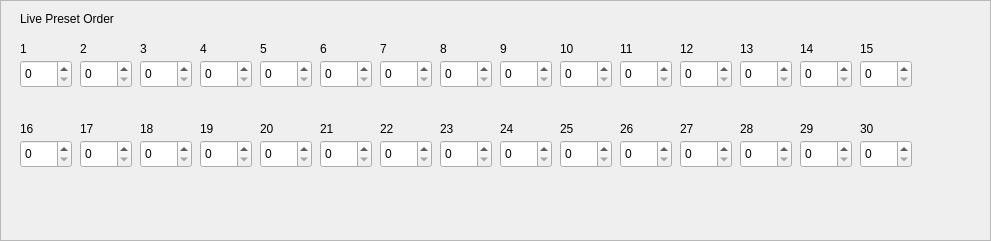
    <widget class="QFrame" name="frame_37">
     <property name="geometry">
      <rect>
       <x>10</x>
       <y>370</y>
       <width>991</width>
       <height>241</height>
      </rect>
     </property>
     <property name="frameShape">
      <enum>QFrame::StyledPanel</enum>
     </property>
     <property name="frameShadow">
      <enum>QFrame::Raised</enum>
     </property>
     <widget class="QLabel" name="label_125">
      <property name="geometry">
       <rect>
        <x>20</x>
        <y>10</y>
        <width>121</width>
        <height>18</height>
       </rect>
      </property>
      <property name="text">
       <string>Live Preset Order</string>
      </property>
     </widget>
     <widget class="QSpinBox" name="spinBox_LivePreset0">
      <property name="geometry">
       <rect>
        <x>20</x>
        <y>60</y>
        <width>52</width>
        <height>28</height>
       </rect>
      </property>
     </widget>
     <widget class="QLabel" name="label_126">
      <property name="geometry">
       <rect>
        <x>20</x>
        <y>40</y>
        <width>21</width>
        <height>18</height>
       </rect>
      </property>
      <property name="text">
       <string>1</string>
      </property>
     </widget>
     <widget class="QLabel" name="label_127">
      <property name="geometry">
       <rect>
        <x>80</x>
        <y>40</y>
        <width>21</width>
        <height>18</height>
       </rect>
      </property>
      <property name="text">
       <string>2</string>
      </property>
     </widget>
     <widget class="QSpinBox" name="spinBox_LivePreset1">
      <property name="geometry">
       <rect>
        <x>80</x>
        <y>60</y>
        <width>52</width>
        <height>28</height>
       </rect>
      </property>
     </widget>
     <widget class="QLabel" name="label_128">
      <property name="geometry">
       <rect>
        <x>140</x>
        <y>40</y>
        <width>21</width>
        <height>18</height>
       </rect>
      </property>
      <property name="text">
       <string>3</string>
      </property>
     </widget>
     <widget class="QSpinBox" name="spinBox_LivePreset2">
      <property name="geometry">
       <rect>
        <x>140</x>
        <y>60</y>
        <width>52</width>
        <height>28</height>
       </rect>
      </property>
     </widget>
     <widget class="QLabel" name="label_129">
      <property name="geometry">
       <rect>
        <x>200</x>
        <y>40</y>
        <width>21</width>
        <height>18</height>
       </rect>
      </property>
      <property name="text">
       <string>4</string>
      </property>
     </widget>
     <widget class="QSpinBox" name="spinBox_LivePreset3">
      <property name="geometry">
       <rect>
        <x>200</x>
        <y>60</y>
        <width>52</width>
        <height>28</height>
       </rect>
      </property>
     </widget>
     <widget class="QLabel" name="label_130">
      <property name="geometry">
       <rect>
        <x>260</x>
        <y>40</y>
        <width>21</width>
        <height>18</height>
       </rect>
      </property>
      <property name="text">
       <string>5</string>
      </property>
     </widget>
     <widget class="QSpinBox" name="spinBox_LivePreset4">
      <property name="geometry">
       <rect>
        <x>260</x>
        <y>60</y>
        <width>52</width>
        <height>28</height>
       </rect>
      </property>
     </widget>
     <widget class="QLabel" name="label_131">
      <property name="geometry">
       <rect>
        <x>320</x>
        <y>40</y>
        <width>21</width>
        <height>18</height>
       </rect>
      </property>
      <property name="text">
       <string>6</string>
      </property>
     </widget>
     <widget class="QSpinBox" name="spinBox_LivePreset5">
      <property name="geometry">
       <rect>
        <x>320</x>
        <y>60</y>
        <width>52</width>
        <height>28</height>
       </rect>
      </property>
     </widget>
     <widget class="QLabel" name="label_132">
      <property name="geometry">
       <rect>
        <x>380</x>
        <y>40</y>
        <width>21</width>
        <height>18</height>
       </rect>
      </property>
      <property name="text">
       <string>7</string>
      </property>
     </widget>
     <widget class="QSpinBox" name="spinBox_LivePreset6">
      <property name="geometry">
       <rect>
        <x>380</x>
        <y>60</y>
        <width>52</width>
        <height>28</height>
       </rect>
      </property>
     </widget>
     <widget class="QLabel" name="label_133">
      <property name="geometry">
       <rect>
        <x>440</x>
        <y>40</y>
        <width>21</width>
        <height>18</height>
       </rect>
      </property>
      <property name="text">
       <string>8</string>
      </property>
     </widget>
     <widget class="QSpinBox" name="spinBox_LivePreset7">
      <property name="geometry">
       <rect>
        <x>440</x>
        <y>60</y>
        <width>52</width>
        <height>28</height>
       </rect>
      </property>
     </widget>
     <widget class="QLabel" name="label_134">
      <property name="geometry">
       <rect>
        <x>500</x>
        <y>40</y>
        <width>21</width>
        <height>18</height>
       </rect>
      </property>
      <property name="text">
       <string>9</string>
      </property>
     </widget>
     <widget class="QSpinBox" name="spinBox_LivePreset8">
      <property name="geometry">
       <rect>
        <x>500</x>
        <y>60</y>
        <width>52</width>
        <height>28</height>
       </rect>
      </property>
     </widget>
     <widget class="QLabel" name="label_135">
      <property name="geometry">
       <rect>
        <x>560</x>
        <y>40</y>
        <width>21</width>
        <height>18</height>
       </rect>
      </property>
      <property name="text">
       <string>10</string>
      </property>
     </widget>
     <widget class="QSpinBox" name="spinBox_LivePreset9">
      <property name="geometry">
       <rect>
        <x>560</x>
        <y>60</y>
        <width>52</width>
        <height>28</height>
       </rect>
      </property>
     </widget>
     <widget class="QLabel" name="label_136">
      <property name="geometry">
       <rect>
        <x>620</x>
        <y>40</y>
        <width>21</width>
        <height>18</height>
       </rect>
      </property>
      <property name="text">
       <string>11</string>
      </property>
     </widget>
     <widget class="QSpinBox" name="spinBox_LivePreset10">
      <property name="geometry">
       <rect>
        <x>620</x>
        <y>60</y>
        <width>52</width>
        <height>28</height>
       </rect>
      </property>
     </widget>
     <widget class="QLabel" name="label_137">
      <property name="geometry">
       <rect>
        <x>680</x>
        <y>40</y>
        <width>21</width>
        <height>18</height>
       </rect>
      </property>
      <property name="text">
       <string>12</string>
      </property>
     </widget>
     <widget class="QSpinBox" name="spinBox_LivePreset11">
      <property name="geometry">
       <rect>
        <x>680</x>
        <y>60</y>
        <width>52</width>
        <height>28</height>
       </rect>
      </property>
     </widget>
     <widget class="QLabel" name="label_138">
      <property name="geometry">
       <rect>
        <x>740</x>
        <y>40</y>
        <width>21</width>
        <height>18</height>
       </rect>
      </property>
      <property name="text">
       <string>13</string>
      </property>
     </widget>
     <widget class="QSpinBox" name="spinBox_LivePreset12">
      <property name="geometry">
       <rect>
        <x>740</x>
        <y>60</y>
        <width>52</width>
        <height>28</height>
       </rect>
      </property>
     </widget>
     <widget class="QLabel" name="label_139">
      <property name="geometry">
       <rect>
        <x>800</x>
        <y>40</y>
        <width>21</width>
        <height>18</height>
       </rect>
      </property>
      <property name="text">
       <string>14</string>
      </property>
     </widget>
     <widget class="QSpinBox" name="spinBox_LivePreset13">
      <property name="geometry">
       <rect>
        <x>800</x>
        <y>60</y>
        <width>52</width>
        <height>28</height>
       </rect>
      </property>
     </widget>
     <widget class="QLabel" name="label_140">
      <property name="geometry">
       <rect>
        <x>860</x>
        <y>40</y>
        <width>21</width>
        <height>18</height>
       </rect>
      </property>
      <property name="text">
       <string>15</string>
      </property>
     </widget>
     <widget class="QSpinBox" name="spinBox_LivePreset14">
      <property name="geometry">
       <rect>
        <x>860</x>
        <y>60</y>
        <width>52</width>
        <height>28</height>
       </rect>
      </property>
     </widget>
     <widget class="QLabel" name="label_141">
      <property name="geometry">
       <rect>
        <x>620</x>
        <y>120</y>
        <width>21</width>
        <height>18</height>
       </rect>
      </property>
      <property name="text">
       <string>26</string>
      </property>
     </widget>
     <widget class="QLabel" name="label_142">
      <property name="geometry">
       <rect>
        <x>860</x>
        <y>120</y>
        <width>21</width>
        <height>18</height>
       </rect>
      </property>
      <property name="text">
       <string>30</string>
      </property>
     </widget>
     <widget class="QSpinBox" name="spinBox_LivePreset15">
      <property name="geometry">
       <rect>
        <x>20</x>
        <y>140</y>
        <width>52</width>
        <height>28</height>
       </rect>
      </property>
     </widget>
     <widget class="QSpinBox" name="spinBox_LivePreset20">
      <property name="geometry">
       <rect>
        <x>320</x>
        <y>140</y>
        <width>52</width>
        <height>28</height>
       </rect>
      </property>
     </widget>
     <widget class="QLabel" name="label_143">
      <property name="geometry">
       <rect>
        <x>320</x>
        <y>120</y>
        <width>21</width>
        <height>18</height>
       </rect>
      </property>
      <property name="text">
       <string>21</string>
      </property>
     </widget>
     <widget class="QLabel" name="label_144">
      <property name="geometry">
       <rect>
        <x>440</x>
        <y>120</y>
        <width>21</width>
        <height>18</height>
       </rect>
      </property>
      <property name="text">
       <string>23</string>
      </property>
     </widget>
     <widget class="QLabel" name="label_145">
      <property name="geometry">
       <rect>
        <x>800</x>
        <y>120</y>
        <width>21</width>
        <height>18</height>
       </rect>
      </property>
      <property name="text">
       <string>29</string>
      </property>
     </widget>
     <widget class="QLabel" name="label_146">
      <property name="geometry">
       <rect>
        <x>200</x>
        <y>120</y>
        <width>21</width>
        <height>18</height>
       </rect>
      </property>
      <property name="text">
       <string>19</string>
      </property>
     </widget>
     <widget class="QSpinBox" name="spinBox_LivePreset26">
      <property name="geometry">
       <rect>
        <x>680</x>
        <y>140</y>
        <width>52</width>
        <height>28</height>
       </rect>
      </property>
     </widget>
     <widget class="QLabel" name="label_147">
      <property name="geometry">
       <rect>
        <x>260</x>
        <y>120</y>
        <width>21</width>
        <height>18</height>
       </rect>
      </property>
      <property name="text">
       <string>20</string>
      </property>
     </widget>
     <widget class="QLabel" name="label_148">
      <property name="geometry">
       <rect>
        <x>560</x>
        <y>120</y>
        <width>21</width>
        <height>18</height>
       </rect>
      </property>
      <property name="text">
       <string>25</string>
      </property>
     </widget>
     <widget class="QSpinBox" name="spinBox_LivePreset18">
      <property name="geometry">
       <rect>
        <x>200</x>
        <y>140</y>
        <width>52</width>
        <height>28</height>
       </rect>
      </property>
     </widget>
     <widget class="QSpinBox" name="spinBox_LivePreset21">
      <property name="geometry">
       <rect>
        <x>380</x>
        <y>140</y>
        <width>52</width>
        <height>28</height>
       </rect>
      </property>
     </widget>
     <widget class="QLabel" name="label_149">
      <property name="geometry">
       <rect>
        <x>380</x>
        <y>120</y>
        <width>21</width>
        <height>18</height>
       </rect>
      </property>
      <property name="text">
       <string>22</string>
      </property>
     </widget>
     <widget class="QLabel" name="label_150">
      <property name="geometry">
       <rect>
        <x>500</x>
        <y>120</y>
        <width>21</width>
        <height>18</height>
       </rect>
      </property>
      <property name="text">
       <string>24</string>
      </property>
     </widget>
     <widget class="QLabel" name="label_151">
      <property name="geometry">
       <rect>
        <x>140</x>
        <y>120</y>
        <width>21</width>
        <height>18</height>
       </rect>
      </property>
      <property name="text">
       <string>18</string>
      </property>
     </widget>
     <widget class="QSpinBox" name="spinBox_LivePreset19">
      <property name="geometry">
       <rect>
        <x>260</x>
        <y>140</y>
        <width>52</width>
        <height>28</height>
       </rect>
      </property>
     </widget>
     <widget class="QSpinBox" name="spinBox_LivePreset16">
      <property name="geometry">
       <rect>
        <x>80</x>
        <y>140</y>
        <width>52</width>
        <height>28</height>
       </rect>
      </property>
     </widget>
     <widget class="QSpinBox" name="spinBox_LivePreset28">
      <property name="geometry">
       <rect>
        <x>800</x>
        <y>140</y>
        <width>52</width>
        <height>28</height>
       </rect>
      </property>
     </widget>
     <widget class="QSpinBox" name="spinBox_LivePreset22">
      <property name="geometry">
       <rect>
        <x>440</x>
        <y>140</y>
        <width>52</width>
        <height>28</height>
       </rect>
      </property>
     </widget>
     <widget class="QSpinBox" name="spinBox_LivePreset25">
      <property name="geometry">
       <rect>
        <x>620</x>
        <y>140</y>
        <width>52</width>
        <height>28</height>
       </rect>
      </property>
     </widget>
     <widget class="QLabel" name="label_152">
      <property name="geometry">
       <rect>
        <x>740</x>
        <y>120</y>
        <width>21</width>
        <height>18</height>
       </rect>
      </property>
      <property name="text">
       <string>28</string>
      </property>
     </widget>
     <widget class="QLabel" name="label_153">
      <property name="geometry">
       <rect>
        <x>80</x>
        <y>120</y>
        <width>21</width>
        <height>18</height>
       </rect>
      </property>
      <property name="text">
       <string>17</string>
      </property>
     </widget>
     <widget class="QLabel" name="label_154">
      <property name="geometry">
       <rect>
        <x>680</x>
        <y>120</y>
        <width>21</width>
        <height>18</height>
       </rect>
      </property>
      <property name="text">
       <string>27</string>
      </property>
     </widget>
     <widget class="QSpinBox" name="spinBox_LivePreset29">
      <property name="geometry">
       <rect>
        <x>860</x>
        <y>140</y>
        <width>52</width>
        <height>28</height>
       </rect>
      </property>
     </widget>
     <widget class="QLabel" name="label_155">
      <property name="geometry">
       <rect>
        <x>20</x>
        <y>120</y>
        <width>21</width>
        <height>18</height>
       </rect>
      </property>
      <property name="text">
       <string>16</string>
      </property>
     </widget>
     <widget class="QSpinBox" name="spinBox_LivePreset24">
      <property name="geometry">
       <rect>
        <x>560</x>
        <y>140</y>
        <width>52</width>
        <height>28</height>
       </rect>
      </property>
     </widget>
     <widget class="QSpinBox" name="spinBox_LivePreset27">
      <property name="geometry">
       <rect>
        <x>740</x>
        <y>140</y>
        <width>52</width>
        <height>28</height>
       </rect>
      </property>
     </widget>
     <widget class="QSpinBox" name="spinBox_LivePreset23">
      <property name="geometry">
       <rect>
        <x>500</x>
        <y>140</y>
        <width>52</width>
        <height>28</height>
       </rect>
      </property>
     </widget>
     <widget class="QSpinBox" name="spinBox_LivePreset17">
      <property name="geometry">
       <rect>
        <x>140</x>
        <y>140</y>
        <width>52</width>
        <height>28</height>
       </rect>
      </property>
     </widget>
    </widget>
